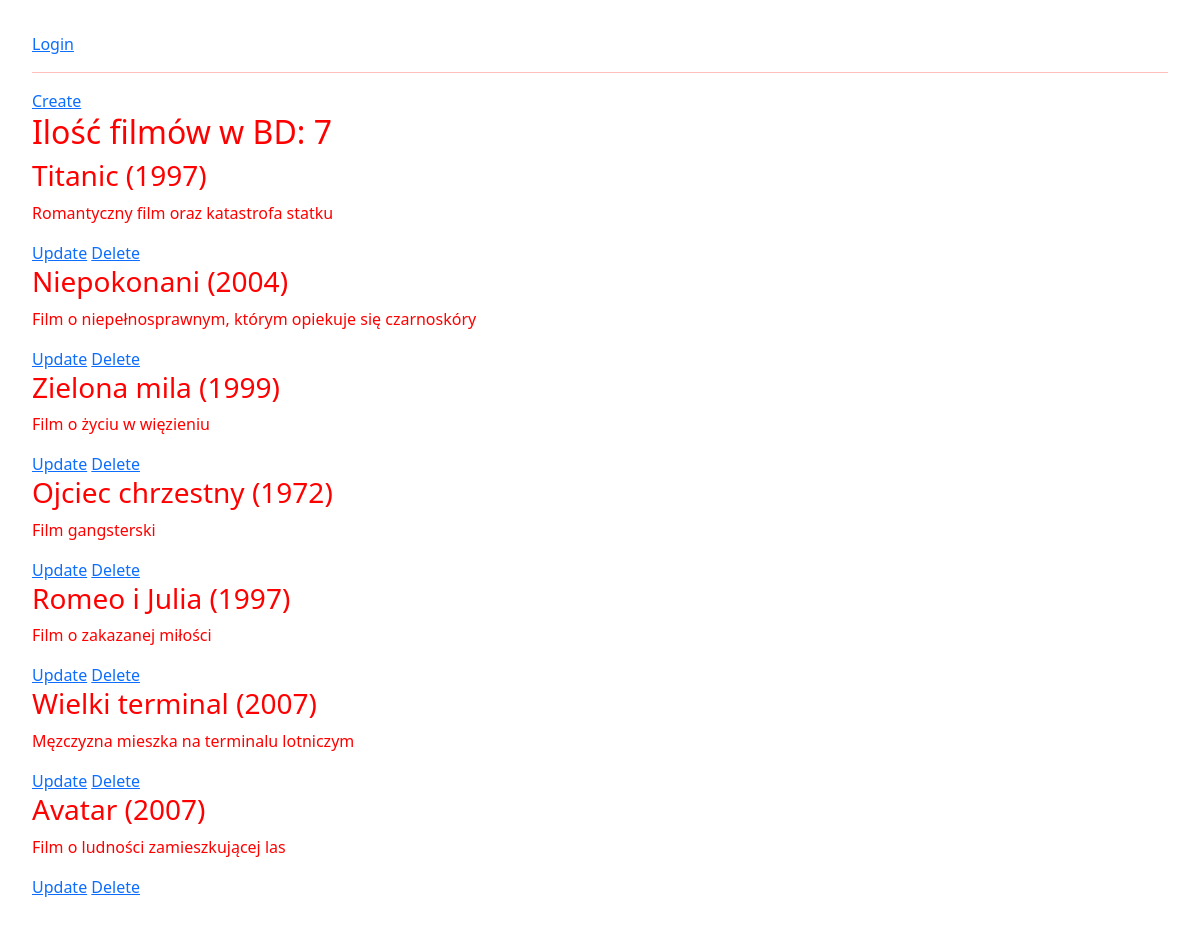
The page /movies_web/index/ on the database its author committed.
### movies_web/models.py (models this page shows)
class Movie(models.Model):
    title = models.CharField(max_length=64, blank=False, unique=True)
    year = models.PositiveSmallIntegerField(default=2000)
    description = models.TextField(default='')
    premiere = models.DateField(null=True, blank=True)
    imdb_rating = models.DecimalField(max_digits=4, decimal_places=2, null=True, blank=True)
    poster = models.ImageField(upload_to='posters', null=True, blank=True)
    def __str__(self):
        return self.title_with_year()
    def title_with_year(self):
        return '{} ({})'.format(self.title, self.year)

### movies_web/views.py (the view)
# urls.py: path('index/', index_movies, name='index_movies'),
def index_movies(request):
    all_movies = Movie.objects.all()
    return render(request, 'index.html', {'movies': all_movies})

### templates/index.html (shortened to what this page needs)
{% extends 'main.html' %}
{% block side %}
  {% if user.is_authenticated %}
    Witaj {{ user.username }}<br>
    <a href="{% url 'logout' %}">Logout</a>
  {% else %}
    <a href="{% url 'login' %}">Login</a>
  {% endif %}
  <hr>
  <a href="{% url 'create_movie' %}">Create</a>
  {% if movies|length == 0 %}
    <h2>Brak filmów</h2>
  {% else %}
    <h2>Ilość filmów w BD: {{ movies|length }}</h2>
    {% for movie in movies %}
      <h3>{{movie}}</h3>
      <p>{{ movie.description }}</p>
      <a href="{% url 'update_movie' movie.id  %}">Update</a>
      <a href="{% url 'delete_movie' movie.id  %}">Delete</a>
    {% endfor %}
  {% endif %}
{% endblock %}

### movies_web/static/movies_web.css (style rules this page uses)
body { padding: 2rem; color: red; }

### rows shown on the page
Movie: title+year "Titanic (1997)", description "Romantyczny film oraz katastrofa statku"
Movie: title+year "Niepokonani (2004)", description "Film o niepełnosprawnym, którym opiekuje się czarnoskóry"
Movie: title+year "Zielona mila (1999)", description "Film o życiu w więzieniu"
Movie: title+year "Ojciec chrzestny (1972)", description "Film gangsterski"
Movie: title+year "Romeo i Julia (1997)", description "Film o zakazanej miłości"
Movie: title+year "Wielki terminal (2007)", description "Męzczyzna mieszka na terminalu lotniczym"
Movie: title+year "Avatar (2007)", description "Film o ludności zamieszkującej las"

### other values the page prints
{{ movies|length }} "7"
